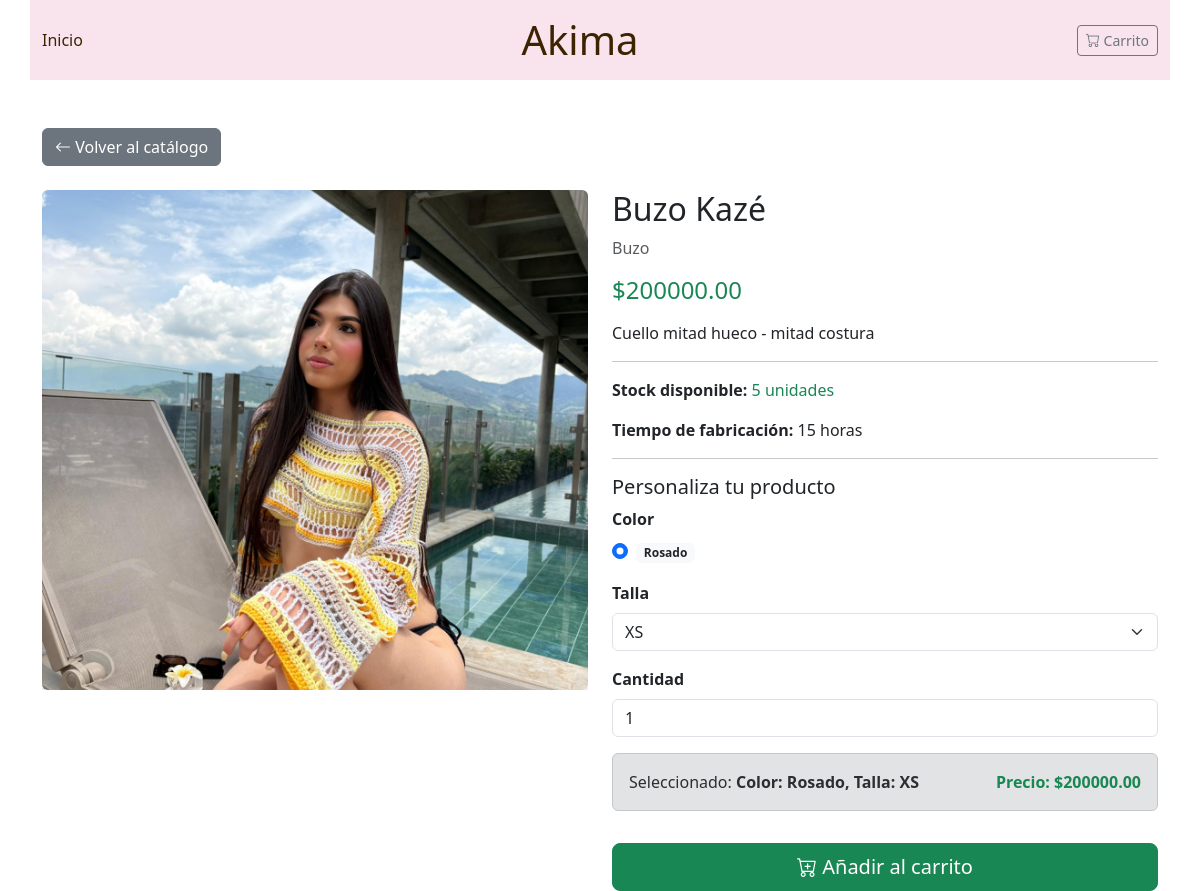
/product/1/, run on the app's committed database.
### crochet/models.py (models this page shows, shortened)
class ProductImage(models.Model):
    id_product = models.ForeignKey(
        Product,
        on_delete=models.CASCADE,
        verbose_name='Product',
        related_name='images'
    )
    url_image = models.ImageField('Image', upload_to='products/')
    class Meta:
        db_table = 'product_image'

class Product(models.Model):
    CATEGORIES = [
        ('Bikini', 'Bikini'),
        ('Top', 'Top'),
        ('Falda', 'Falda'),
        ('Buzo', 'Buzo'),
        ('Vestido', 'Vestido'),
        ('Short', 'Short'),
        ('Set', 'Set'),
        ('Accesorio', 'Accesorio'),
        ('Pantalón', 'Pantalón'),
        ('Camisa', 'Camisa'),
        ('Otro', 'Otro'),
    ]
    category = models.CharField('Category', max_length=20, choices=CATEGORIES)
    name = models.CharField('Name', max_length=150)
    description = models.TextField('Description')
    price = models.DecimalField('Price', max_digits=10, decimal_places=2, validators=[MinValueValidator(Decimal('0.00'))])
    stock = models.IntegerField('Stock', default=0, validators=[MinValueValidator(0)])
    manufacturing_time = models.IntegerField('Manufacturing Time (hours)', validators=[MinValueValidator(0)])
    active = models.BooleanField('Active', default=True)
    manufacturing_guide = models.FileField(upload_to='guias/fabricacion/', blank=True, null=True)
    size_guide = models.ImageField(upload_to='guias/tallas/', blank=True, null=True)
    class Meta:
        db_table = 'product'

class ColorProduct(models.Model):
    id_product = models.ForeignKey(
        Product,
        on_delete=models.CASCADE,
        verbose_name='Product',
        related_name='colors'
    )
    id_general_color = models.ForeignKey(
        GeneralColor,
        on_delete=models.PROTECT,
        verbose_name='Color',
        related_name='product_colors'
    )
    available = models.BooleanField('Available', default=True)
    class Meta:
        db_table = 'product_color'

class GeneralColor(models.Model):
    name = models.CharField('Color Name', max_length=50, unique=True)
    class Meta:
        db_table = 'general_color'

### crochet/views.py (the view)
# urls.py: path('product/<int:product_id>/', crochetViews.product_detail, name='product_detail'),
def product_detail(request, product_id):
    product = get_object_or_404(
        Product.objects.prefetch_related(
            'colors__id_general_color',
            'images'
        ),
        id=product_id,
        active=True
    )
    available_colors = product.colors.filter(available=True).select_related('id_general_color')
    sizes = [code for code, _ in OrderDetail.SIZE]
    return render(request, 'producto_detalle.html', {
        'product': product,
        'available_colors': available_colors,
        'sizes': sizes,
    })

### crochet/templates/producto_detalle.html (shortened to what this page needs)
{% extends 'header.html' %}
{% block content %}
<div class="container mt-5">
    <div class="d-flex justify-content-between align-items-center mb-4">
        <a href="/" class="btn btn-secondary">
            <i class="bi bi-arrow-left"></i> Volver al catálogo
        </a>
    </div>
    <div class="row">
        <div class="col-md-6">
            <div id="carouselProducto" class="carousel slide" data-bs-ride="carousel">
                <div class="carousel-inner">
                    {% for img in product.images.all %}
                        <div class="carousel-item {% if forloop.first %}active{% endif %}">
                            <img src="{{ img.url_image.url }}"
                                 class="d-block w-100 rounded shadow"
                                 style="max-height:500px; object-fit:cover;">
                        </div>
                    {% empty %}
                        <div class="carousel-item active">
                            <div class="bg-light p-5 text-center">
                                Sin imágenes
                            </div>
                        </div>
                    {% endfor %}
                </div>
            </div>
        </div>
        <div class="col-md-6">
            <h2>{{ product.name }}</h2>
            <p class="text-muted">{{ product.category }}</p>
            <h4 class="text-success mb-3">${{ product.price }}</h4>
            <p>{{ product.description }}</p>
            <hr>
            <p><strong>Stock disponible:</strong>
                {% if product.stock > 0 %}
                    <span class="text-success">{{ product.stock }} unidades</span>
                {% else %}
                    <span class="text-warning">Sin stock (Bajo pedido)</span>
                {% endif %}
            </p>
            <p><strong>Tiempo de fabricación:</strong>
                {{ product.manufacturing_time }} horas
            </p>
            <hr>
            <div class="mt-3">
                <h5>Personaliza tu producto</h5>
                <form method="POST" action="{% url 'add_to_cart' product.id %}" id="formCarrito">
                    <div class="mb-3">
                        <label class="form-label"><strong>Color</strong></label>
                        <div class="d-flex flex-wrap gap-2">
                            {% for pc in available_colors %}
                                <div class="form-check form-check-inline">
                                    <input class="form-check-input" type="radio"
                                           name="color"
                                           id="color_{{ pc.id }}"
                                           value="{{ pc.id }}"
                                           {% if forloop.first %}checked{% endif %}
                                           required>
                                    <label class="form-check-label badge bg-light text-dark" for="color_{{ pc.id }}">
                                        {{ pc.id_general_color.name }}
                                    </label>
                                </div>
                            {% empty %}
                                <span class="text-muted">Sin colores disponibles</span>
                            {% endfor %}
                        </div>
                    </div>
                    <div class="mb-3">
                        <label for="size" class="form-label"><strong>Talla</strong></label>
                        <select id="size" name="size" class="form-select" required>
                            {% for size in sizes %}
                                <option value="{{ size }}">{{ size }}</option>
                            {% endfor %}
                        </select>
                    </div>
                    <div class="mb-3">
                        <label for="quantity" class="form-label"><strong>Cantidad</strong></label>
                        <input type="number"
                               id="quantity"
                               name="quantity"
                               class="form-control"
                               value="1"
                               min="1"
                               {% if product.stock > 0 %}max="{{ product.stock }}"{% endif %}
                               required>
                    </div>
                    <div class="alert alert-secondary d-flex justify-content-between align-items-center">
                        <span>Seleccionado: <strong id="resumenSeleccion"></strong></span>
                        <span class="text-success fw-bold">Precio: ${{ product.price }}</span>
                    </div>
                    <button type="submit" class="btn btn-success btn-lg w-100 mt-3">
                        <i class="bi bi-cart-plus"></i>
                        {% if product.stock <= 0 %}
                            Ordenar bajo pedido
                        {% else %}
                            Añadir al carrito
                        {% endif %}
                    </button>
                </form>
            </div>
        </div>
    </div>
</div>
{% endblock %}

### data on the page
ProductImage: url_image (picture)
Product: name "Buzo Kazé", category "Buzo", price "200000.00", description "Cuello mitad hueco - mitad costura", stock "5", manufacturing_time "15", quantity "1"
ColorProduct: id_general_color.name "Rosado"

### other printed values
form field size "XS"
